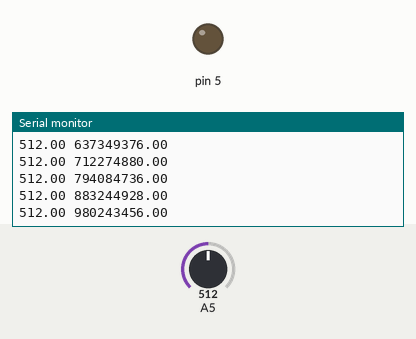
This sketch was run on a simulated Arduino Uno, built with avr-gcc and run on an emulated ATmega328P. Parts: output pins drawn as LEDs (lit = HIGH), the last lines printed to the serial monitor. Inputs (shaded band) come from the test bench; at power-on: A5 = 512.

Above: at 1.2 s.
1.3 s: A5 set to 992
At 2.0 s:
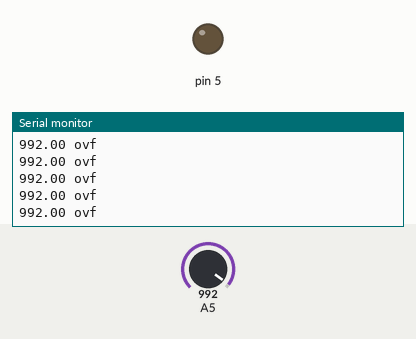
3.4 s: A5 set to 1008
At 3.9 s:
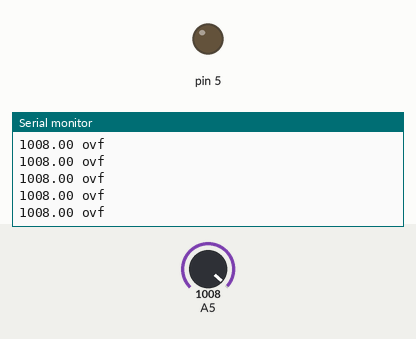
Timing chart, 0 to 6.4 s (numbered marks = the images above; inputs shaded):
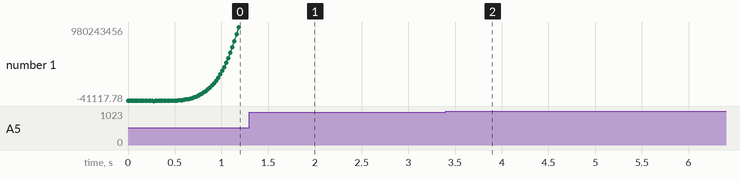

Measured:
- after the input at 1.3 s, the serial monitor: prints a new line after 0.09 s (image 1)
- after the input at 3.4 s, the serial monitor: prints a new line after 0.07 s (image 2)

The sketch:

IIR.ino
```cpp
#include "math.h"

#define ORDER 32

// Var
float buffer_input[ORDER] = {0};
float buffer_output[ORDER] = {0};
float temp = 0;
int i = 0, j = 0;

// Filter Coefficients (from MATLAB):
float a[ORDER] = {1, -4.98940999368654, 9.95769602720355, -9.93662793621857, 4.95780776594274, -0.989465863240812};
float b[ORDER] = {-0.00126123490547738,-0.00184849330106461,-0.00277122455078149,-0.00389561547918654,-0.00474014009013690,-0.00450658595875769,-0.00221711222564580,0.00306513721280641,0.0119792920419832,0.0246356833512128,0.0404716459636847,0.0582391630524604,0.0761407757778390,0.0920959490127426,0.104088464123935,0.110524295974387,0.110524295974387,0.104088464123935,0.0920959490127426,0.0761407757778390,0.0582391630524604,0.0404716459636847,0.0246356833512128,0.0119792920419832,0.00306513721280641,-0.00221711222564580,-0.00450658595875769,-0.00474014009013690,-0.00389561547918654,-0.00277122455078149,-0.00184849330106461,-0.00126123490547738};

void setup() {
    Serial.begin(9600);
    pinMode(5, OUTPUT);
}

void loop() {
    // Shifting data
    for(i = ORDER-1; i > 0; i--) {
        buffer_input[i] = buffer_input[i - 1];
        buffer_output[i] = buffer_output[i - 1];
    }

    // Get the new first data, so current input
    buffer_input[0] = analogRead(A5);

    // Calculate the convolution from koefs
    temp = 0;
    for(i = 0; i < ORDER; i++) {
        temp += buffer_input[i] * b[i];
    }
    for(i = 1; i < ORDER; i++) {
        temp -= buffer_output[i] * a[i];
    }

    // Output
    buffer_output[0] = temp;
    Serial.print(buffer_input[0]);
    Serial.print(" ");
    Serial.println(buffer_output[0]);
}
```
